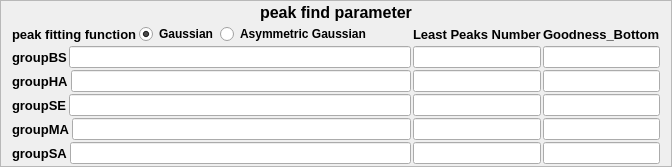
    <widget class="QFrame" name="frame_5">
     <property name="sizePolicy">
      <sizepolicy hsizetype="Preferred" vsizetype="Fixed">
       <horstretch>0</horstretch>
       <verstretch>0</verstretch>
      </sizepolicy>
     </property>
     <property name="styleSheet">
      <string notr="true">QFrame#frame_5 {
	background-color: rgb(248, 254, 255);
	border: 2px solid rgb(205, 255, 255);
}</string>
     </property>
     <property name="frameShape">
      <enum>QFrame::StyledPanel</enum>
     </property>
     <property name="frameShadow">
      <enum>QFrame::Raised</enum>
     </property>
     <layout class="QVBoxLayout" name="verticalLayout_6">
      <property name="spacing">
       <number>2</number>
      </property>
      <property name="topMargin">
       <number>2</number>
      </property>
      <property name="bottomMargin">
       <number>2</number>
      </property>
      <item>
       <widget class="QLabel" name="label_peak_find_parameter">
        <property name="font">
         <font>
          <family>Arial</family>
          <pointsize>12</pointsize>
          <weight>75</weight>
          <bold>true</bold>
         </font>
        </property>
        <property name="text">
         <string>peak find parameter</string>
        </property>
        <property name="alignment">
         <set>Qt::AlignCenter</set>
        </property>
       </widget>
      </item>
      <item>
       <layout class="QGridLayout" name="gridLayout_2" columnstretch="5,0,0">
        <property name="verticalSpacing">
         <number>2</number>
        </property>
        <item row="2" column="0">
         <layout class="QHBoxLayout" name="horizontalLayout_10">
          <item>
           <widget class="QLabel" name="label_peak_find_groupHA">
            <property name="font">
             <font>
              <family>Arial</family>
              <pointsize>10</pointsize>
              <weight>75</weight>
              <bold>true</bold>
             </font>
            </property>
            <property name="text">
             <string>groupHA</string>
            </property>
           </widget>
          </item>
          <item>
           <widget class="QLineEdit" name="peakfind_groupHA"/>
          </item>
         </layout>
        </item>
        <item row="1" column="0">
         <layout class="QHBoxLayout" name="horizontalLayout_9">
          <item>
           <widget class="QLabel" name="label_peak_find_groupBS">
            <property name="font">
             <font>
              <family>Arial</family>
              <pointsize>10</pointsize>
              <weight>75</weight>
              <bold>true</bold>
             </font>
            </property>
            <property name="text">
             <string>groupBS</string>
            </property>
           </widget>
          </item>
          <item>
           <widget class="QLineEdit" name="peakfind_groupBS">
            <property name="text">
             <string/>
            </property>
           </widget>
          </item>
         </layout>
        </item>
        <item row="0" column="1">
         <widget class="QLabel" name="label_Least_peaks_number">
          <property name="font">
           <font>
            <family>Arial</family>
            <pointsize>10</pointsize>
            <weight>75</weight>
            <bold>true</bold>
           </font>
          </property>
          <property name="text">
           <string>Least Peaks Number</string>
          </property>
         </widget>
        </item>
        <item row="5" column="1">
         <widget class="QLineEdit" name="least_number_groupSA"/>
        </item>
        <item row="2" column="2">
         <widget class="QLineEdit" name="goodness_groupHA"/>
        </item>
        <item row="1" column="2">
         <widget class="QLineEdit" name="goodness_groupBS"/>
        </item>
        <item row="3" column="1">
         <widget class="QLineEdit" name="least_number_groupSE"/>
        </item>
        <item row="4" column="0">
         <layout class="QHBoxLayout" name="horizontalLayout_12">
          <item>
           <widget class="QLabel" name="label_peak_find_groupMA">
            <property name="font">
             <font>
              <family>Arial</family>
              <pointsize>10</pointsize>
              <weight>75</weight>
              <bold>true</bold>
             </font>
            </property>
            <property name="text">
             <string>groupMA</string>
            </property>
           </widget>
          </item>
          <item>
           <widget class="QLineEdit" name="peakfind_groupMA"/>
          </item>
         </layout>
        </item>
        <item row="4" column="2">
         <widget class="QLineEdit" name="goodness_groupMA"/>
        </item>
        <item row="0" column="2">
         <widget class="QLabel" name="goodness_bottom">
          <property name="font">
           <font>
            <family>Arial</family>
            <pointsize>10</pointsize>
            <weight>75</weight>
            <bold>true</bold>
           </font>
          </property>
          <property name="text">
           <string>Goodness_Bottom</string>
          </property>
         </widget>
        </item>
        <item row="2" column="1">
         <widget class="QLineEdit" name="least_number_groupHA"/>
        </item>
        <item row="5" column="2">
         <widget class="QLineEdit" name="goodness_groupSA"/>
        </item>
        <item row="3" column="2">
         <widget class="QLineEdit" name="goodness_groupSE"/>
        </item>
        <item row="0" column="0">
         <layout class="QHBoxLayout" name="horizontalLayout_4">
          <item>
           <widget class="QLabel" name="label_peak_fitting_function">
            <property name="font">
             <font>
              <family>Arial</family>
              <pointsize>10</pointsize>
              <weight>75</weight>
              <bold>true</bold>
             </font>
            </property>
            <property name="text">
             <string>peak fitting function</string>
            </property>
           </widget>
          </item>
          <item>
           <widget class="QRadioButton" name="gaussian_check">
            <property name="font">
             <font>
              <family>Arial</family>
              <weight>75</weight>
              <bold>true</bold>
             </font>
            </property>
            <property name="text">
             <string>Gaussian</string>
            </property>
            <property name="checked">
             <bool>true</bool>
            </property>
           </widget>
          </item>
          <item>
           <widget class="QRadioButton" name="asygaussian_check">
            <property name="font">
             <font>
              <family>Arial</family>
              <weight>75</weight>
              <bold>true</bold>
             </font>
            </property>
            <property name="text">
             <string>Asymmetric Gaussian</string>
            </property>
           </widget>
          </item>
          <item>
           <spacer name="horizontalSpacer">
            <property name="orientation">
             <enum>Qt::Horizontal</enum>
            </property>
            <property name="sizeHint" stdset="0">
             <size>
              <width>40</width>
              <height>20</height>
             </size>
            </property>
           </spacer>
          </item>
         </layout>
        </item>
        <item row="4" column="1">
         <widget class="QLineEdit" name="least_number_groupMA"/>
        </item>
        <item row="3" column="0">
         <layout class="QHBoxLayout" name="horizontalLayout_11">
          <item>
           <widget class="QLabel" name="label_peak_find_groupSE">
            <property name="font">
             <font>
              <family>Arial</family>
              <pointsize>10</pointsize>
              <weight>75</weight>
              <bold>true</bold>
             </font>
            </property>
            <property name="text">
             <string>groupSE</string>
            </property>
           </widget>
          </item>
          <item>
           <widget class="QLineEdit" name="peakfind_groupSE"/>
          </item>
         </layout>
        </item>
        <item row="5" column="0">
         <layout class="QHBoxLayout" name="horizontalLayout_13">
          <item>
           <widget class="QLabel" name="label_peak_find_groupSA">
            <property name="font">
             <font>
              <family>Arial</family>
              <pointsize>10</pointsize>
              <weight>75</weight>
              <bold>true</bold>
             </font>
            </property>
            <property name="text">
             <string>groupSA</string>
            </property>
           </widget>
          </item>
          <item>
           <widget class="QLineEdit" name="peakfind_groupSA"/>
          </item>
         </layout>
        </item>
        <item row="1" column="1">
         <widget class="QLineEdit" name="least_number_groupBS"/>
        </item>
       </layout>
      </item>
     </layout>
    </widget>
